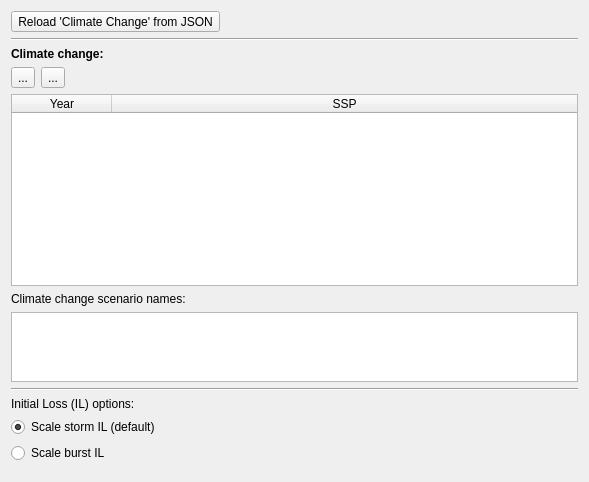
          <widget class="QWidget" name="climate_change_scroll_area_widget">
           <property name="geometry">
            <rect>
             <x>0</x>
             <y>0</y>
             <width>589</width>
             <height>482</height>
            </rect>
           </property>
           <layout class="QVBoxLayout" name="verticalLayout_2">
            <item>
             <widget class="QToolButton" name="climate_change_reload_json_tool_button">
              <property name="text">
               <string>Reload 'Climate Change' from JSON</string>
              </property>
              <property name="toolButtonStyle">
               <enum>Qt::ToolButtonStyle::ToolButtonTextOnly</enum>
              </property>
             </widget>
            </item>
            <item>
             <widget class="Line" name="climate_change_hori_line">
              <property name="orientation">
               <enum>Qt::Orientation::Horizontal</enum>
              </property>
             </widget>
            </item>
            <item>
             <widget class="QLabel" name="climate_change_label">
              <property name="font">
               <font>
                <bold>true</bold>
               </font>
              </property>
              <property name="text">
               <string>Climate change:</string>
              </property>
             </widget>
            </item>
            <item>
             <layout class="QHBoxLayout" name="climate_change_add_subtract_hori_layout">
              <item>
               <widget class="QToolButton" name="climate_change_add_tool_button">
                <property name="toolTip">
                 <string>Add climate change scenario</string>
                </property>
                <property name="text">
                 <string>...</string>
                </property>
               </widget>
              </item>
              <item>
               <widget class="QToolButton" name="climate_change_subtract_tool_button">
                <property name="toolTip">
                 <string>Remove climate change scenario</string>
                </property>
                <property name="text">
                 <string>...</string>
                </property>
               </widget>
              </item>
              <item>
               <spacer name="climate_change_add_subtract_hori_spacer">
                <property name="orientation">
                 <enum>Qt::Orientation::Horizontal</enum>
                </property>
                <property name="sizeHint" stdset="0">
                 <size>
                  <width>40</width>
                  <height>20</height>
                 </size>
                </property>
               </spacer>
              </item>
             </layout>
            </item>
            <item>
             <widget class="ClimateChangeScenTable" name="climate_change_table">
              <property name="sizePolicy">
               <sizepolicy hsizetype="Minimum" vsizetype="Minimum">
                <horstretch>0</horstretch>
                <verstretch>0</verstretch>
               </sizepolicy>
              </property>
              <property name="toolTip">
               <string>Climate change scenario selection</string>
              </property>
              <property name="alternatingRowColors">
               <bool>true</bool>
              </property>
              <attribute name="horizontalHeaderCascadingSectionResizes">
               <bool>false</bool>
              </attribute>
              <attribute name="horizontalHeaderHighlightSections">
               <bool>true</bool>
              </attribute>
              <attribute name="horizontalHeaderShowSortIndicator" stdset="0">
               <bool>false</bool>
              </attribute>
              <attribute name="horizontalHeaderStretchLastSection">
               <bool>true</bool>
              </attribute>
              <attribute name="verticalHeaderVisible">
               <bool>true</bool>
              </attribute>
              <attribute name="verticalHeaderShowSortIndicator" stdset="0">
               <bool>false</bool>
              </attribute>
              <column>
               <property name="text">
                <string>Year</string>
               </property>
               <property name="toolTip">
                <string>Baseline year</string>
               </property>
              </column>
              <column>
               <property name="text">
                <string>SSP</string>
               </property>
               <property name="toolTip">
                <string>Shared Socioeconomic Pathways</string>
               </property>
              </column>
             </widget>
            </item>
            <item>
             <widget class="QLabel" name="climate_change_names_output_label">
              <property name="text">
               <string>Climate change scenario names:</string>
              </property>
             </widget>
            </item>
            <item>
             <widget class="QPlainTextEdit" name="climate_change_names_output">
              <property name="maximumSize">
               <size>
                <width>16777215</width>
                <height>70</height>
               </size>
              </property>
              <property name="toolTip">
               <string>Preview climate change scenario names</string>
              </property>
              <property name="readOnly">
               <bool>true</bool>
              </property>
             </widget>
            </item>
            <item>
             <widget class="Line" name="climate_change_hori_line_1">
              <property name="orientation">
               <enum>Qt::Orientation::Horizontal</enum>
              </property>
             </widget>
            </item>
            <item>
             <widget class="QLabel" name="climate_change_il_options_label">
              <property name="text">
               <string>Initial Loss (IL) options:</string>
              </property>
             </widget>
            </item>
            <item>
             <widget class="QRadioButton" name="climate_change_scale_storm_radio_button">
              <property name="toolTip">
               <string>Storm initial loss (default)</string>
              </property>
              <property name="text">
               <string>Scale storm IL (default)</string>
              </property>
              <property name="checked">
               <bool>true</bool>
              </property>
             </widget>
            </item>
            <item>
             <widget class="QRadioButton" name="climate_change_scale_burst_radio_button">
              <property name="toolTip">
               <string>Burst initial loss</string>
              </property>
              <property name="text">
               <string>Scale burst IL</string>
              </property>
             </widget>
            </item>
            <item>
             <spacer name="climate_change_tab_vert_spacer">
              <property name="orientation">
               <enum>Qt::Orientation::Vertical</enum>
              </property>
              <property name="sizeHint" stdset="0">
               <size>
                <width>20</width>
                <height>40</height>
               </size>
              </property>
             </spacer>
            </item>
           </layout>
          </widget>
